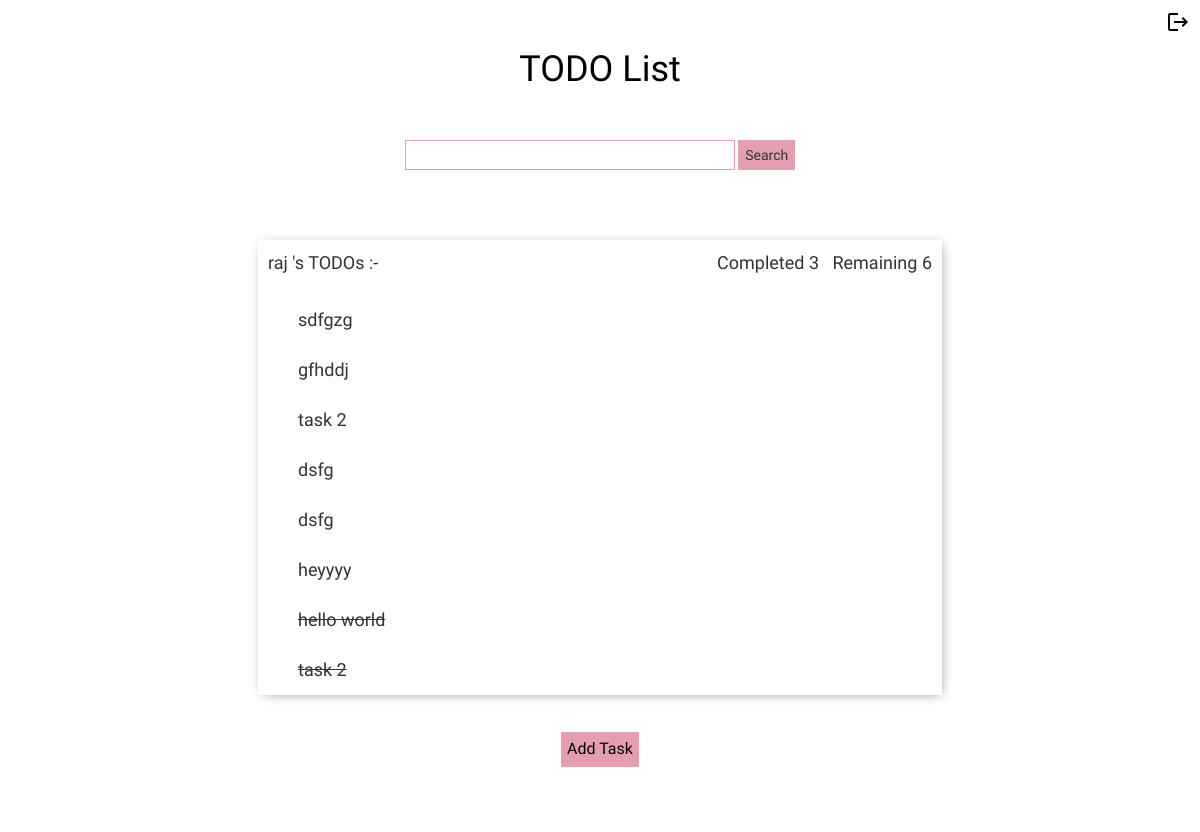
The app's page / (signed in) with its own data.
### todo_app/models.py (models this page shows)
class Tasks(models.Model):
    user = models.ForeignKey(User,on_delete=models.CASCADE)
    title = models.CharField(max_length=100)
    description = models.TextField(max_length=1000, blank=True, null=True)
    complete_status = models.BooleanField(default=False)
    create_time = models.DateTimeField(auto_now_add=True)

### todo_app/views.py (the view)
# urls.py: path('',welcome_page,name='home_page'),
@login_required(login_url='/login/')
@cache_control(no_cache=True, must_revalidate=True, no_store=True)
def welcome_page(request):
    if not request.user.is_authenticated:
        return redirect("user_login")
    task_data = Tasks.objects.filter(user=request.user).order_by('complete_status')
    completed_tasks = task_data.filter(complete_status=True).count();
    incomplete_tasks = task_data.count() - completed_tasks
    print(completed_tasks)
    context = {
        'tasks' : task_data,
        'complete__tasks' : completed_tasks,
        'incomplete_tasks' : incomplete_tasks
    }
    return render(request, 'task_list.html', context)

### todo_app/templates/task_list.html (shortened to what this page needs)
{% extends 'home.html' %}
{% block search_bar %}
    <div id="div-search-bar">
        <form action= {% url 'search_task' %} method="GET" id="search_form">
            <input type="text" id="search-bar" name="searched_title" required>
            <input type="submit" id="search" value="Search">
        </form>
    </div>
{% endblock search_bar %}
{% block web_content %}
<div class="uname">
    <p>{{request.user }} 's TODOs :-</p>
    <div class="task-stats">
        <p> Completed {{complete__tasks}} &nbsp; Remaining {{incomplete_tasks}}</p>
    </div>
</div>
    <div class="list">
        <div class="accordion" id="accordionExample">
            {% for i in tasks %}
                <div class="card">
                    <div class="card-header" id="heading{{i.id}}">
                        <span class="collapsed task_title_view" data-toggle="collapse" data-target="#collapse{{ i.id }}" aria-expanded="true" aria-controls="collapse{{ i.id }}">
                            <h4>{% if i.complete_status  %}
                                <s>{{ i.title }}</s>
                            {% else %}
                                {{ i.title }}
                            {% endif %}</h4>
                        </span>
                        <div style="margin-left: auto;">
                        </div>
                    </div>
                </div>
            {% endfor %}
        </div>
    </div>
{% endblock web_content %}
{% block add_btn %}
<div class="add_btn_div">
    <a class="btn" href="{% url 'add_task' %}">
        <button class="add-btn" type="button">Add Task</button>
    </a>
</div>
{% endblock add_btn %}

### static/style.css (style rules this page uses)
html * { font-family: 'Rajdhani', sans-serif; }
.list { overflow-y: scroll; max-height: 400px; }
.add_btn_div { margin: 30px auto; max-width: 120px; }
.btn { font-size: 20px; max-width: 100%; overflow: hidden; text-overflow: ellipsis; color: black; }
.card { padding: 5px 0px; text-align: start; }
.card-header { display: flex; }
.task_title_view { max-width: 100%; overflow: hidden; word-wrap: break-word; text-overflow: ellipsis; margin-right: 30px; }
.uname { text-align: start; font-size: large; font-weight: 500; display: flex; justify-content: space-between; padding: 10px; }
.add-btn { padding: 5px; font-size: medium; max-width: 100px; border: 1px #e59eaf solid; background: #e59eaf; }
#div-search-bar { margin: 50px; }
#search-bar { width: 30%; height: 30px; border: 1px #e59eaf solid; }
#search { height: 30px; border: 1px #e59eaf solid; background: #e59eaf; }

### records on screen
Tasks: title "sdfgzg"
Tasks: title "gfhddj"
Tasks: title "task 2"
Tasks: title "dsfg"
Tasks: title "dsfg"
Tasks: title "heyyyy"
Tasks: title "hello world"
Tasks: title "task 2"

### other values on screen
{{ request.user }} "raj"
{{ complete__tasks }} "3"
{{ incomplete_tasks }} "6"
